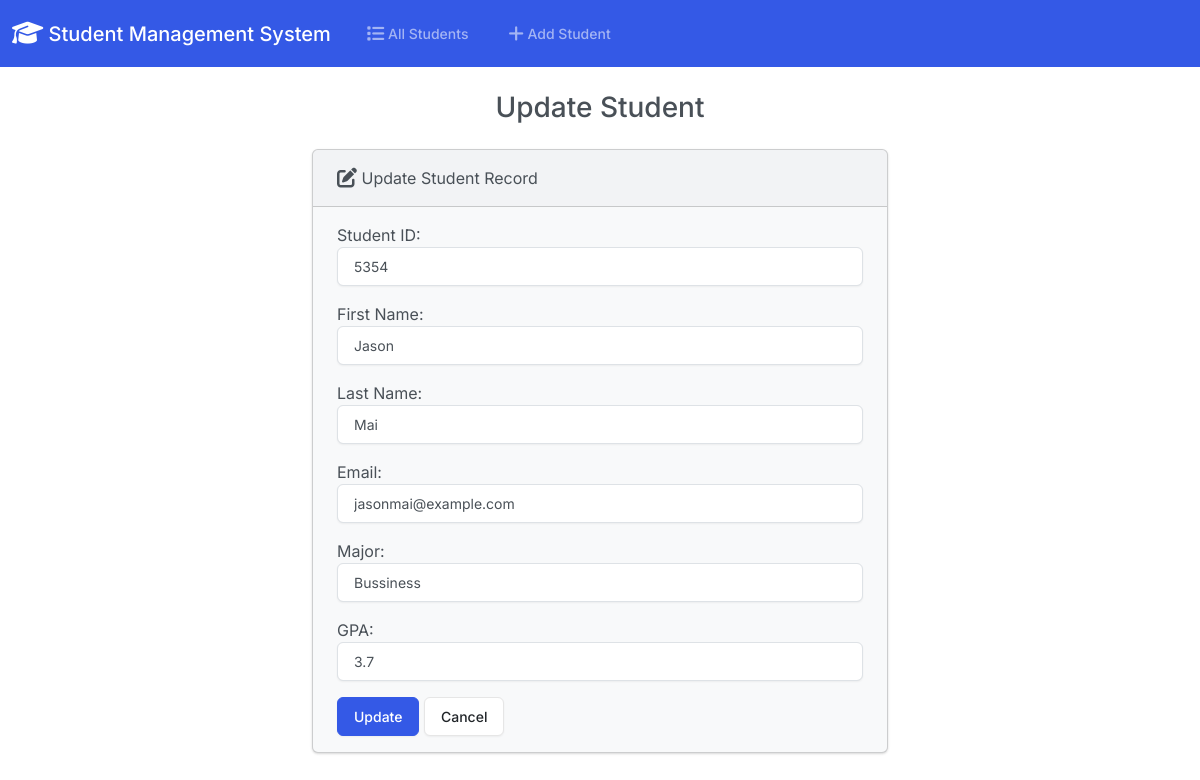
Page /edit/1/ on the committed database.
### students/models.py (models this page shows, shortened)
class Student(models.Model):
    studentId = models.PositiveBigIntegerField()
    first_name = models.CharField(max_length=50)
    last_name = models.CharField(max_length=50)
    email = models.EmailField(max_length=100)
    major = models.CharField(max_length=50)
    gpa = models.FloatField()

### students/views.py (the view)
# urls.py: path('edit/<int:id>/', views.edit, name='edit'),
def edit(request, id):
    student = Student.objects.get(pk=id)
    if request.method == 'POST':
        form = StudentForm(request.POST, instance=student)
        if form.is_valid:
            form.save()
            return render(request, 'students/edit.html', {
                'form' : StudentForm(),
                'success': True
            })
    else:
        form = StudentForm(instance=student)
    return render(request, 'students/edit.html', {
        'form': form
    })

### students/forms.py
class StudentForm(forms.ModelForm):
    class Meta:
        model = Student
        fields = ['studentId', 'first_name', 'last_name', 'email', 'major', 'gpa']
        labels = {
            'studentId': 'Student ID',
            'first_name': 'First Name',
            'last_name': 'Last Name',
            'email': 'Email',
            'major': 'Major',
            'gpa': 'GPA'
        }
        widgets = {
            'studentId': forms.NumberInput(attrs={'class': 'form-control'}),
            'first_name': forms.TextInput(attrs={'class': 'form-control'}),
            'last_name': forms.TextInput(attrs={'class': 'form-control'}),
            'email': forms.EmailInput(attrs={'class': 'form-control'}),
            'major': forms.TextInput(attrs={'class': 'form-control'}),
            'gpa': forms.NumberInput(attrs={'class': 'form-control'})
        }

### students/templates/students/edit.html (shortened to what this page needs)
{% extends "students/base.html"%}
{% block body %}
    <h3 class="text-center m-4">Update Student</h3>
    {% if success %}
        <div class="alert alert-success" role="alert">
            The Student Updated Successfully!
            <a href="{% url 'index' %}" class="alert-link">Go to Home Page.</a>
        </div>
    {% else %}
        <div class="row justify-content-center">
            <div class="col-6">
                <div class="card bg-light mb-3">
                    <div class="card-header">
                        <i class="fa-solid fa-pen-to-square fa-lg"></i> Update Student Record
                    </div>
                    <div class="card-body">
                        <form href="{% url 'add' %}" method="POST">
                            {{ form.as_p }}
                            <button type="submit" class="btn btn-primary">Update</button>
                            <a href="{% url 'index' %}" class="btn btn-secondary">Cancel</a>
                        </form>
                    </div>
                </div>
            </div>
        </div>
    {% endif %}
{% endblock %}

### rows in the picture
Student: studentId "5354", first_name "Jason", last_name "Mai", email "jasonmai@example.com", major "Bussiness", gpa "3.7"
